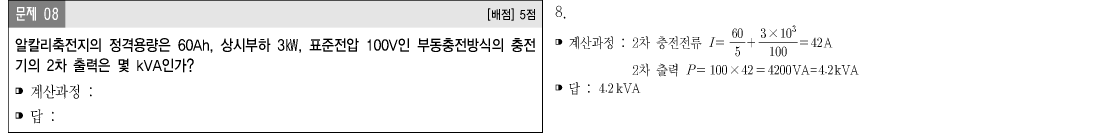
#> input picture 2010년1회/2010년1회_08.png, 3304 x 398 px (shown at 1/3 size); its folder holds 4 pictures in this run
$ python resize_canvas_and_pad.py
#> lines starting #> are read from the running program, lines starting #| are printed output that depends on the picture
import os
from PIL import Image

def resize_canvas_and_pad(input_folder, output_folder, target_height, bg_color=(255, 255, 255)):
    """
    폴더 내 모든 이미지의 캔버스 높이를 특정 픽셀 길이로 늘리고,
    이미지를 상단에 배치한 후 남는 하단 공간을 흰색으로 채워 새 폴더에 저장합니다.

    Args:
        input_folder (str): 원본 이미지가 저장된 폴더의 경로
        output_folder (str): 처리된 이미지를 저장할 폴더의 경로
        target_height (int): 변경하고자 하는 캔버스의 목표 높이 (픽셀)
        bg_color (tuple): 채워질 배경색 (R, G, B), 기본값은 흰색
    """
#> called with input_folder = '2010년1회', output_folder = '2010년1회-padded', target_height = 2047, bg_color = (255, 255, 255)

    # 지원하는 이미지 파일 확장자 목록
    supported_extensions = ('.jpg', '.jpeg', '.png', '.gif', '.bmp')

    # 입력 폴더 존재 여부 확인
    if not os.path.isdir(input_folder):
        print(f"오류: 입력 폴더 '{input_folder}'를 찾을 수 없습니다.")
        return

    # 출력 폴더 생성 (이미 존재하면 만들지 않음)
    if not os.path.exists(output_folder):
        os.makedirs(output_folder)
        print(f"출력 폴더 '{output_folder}'를 생성했습니다.")
    else:
        print(f"출력 폴더 '{output_folder}'가 이미 존재합니다.")

    print(f"'{input_folder}' 폴더의 이미지를 처리 중...")

    processed_count = 0
    # 폴더 내 파일 목록을 순회
    for filename in os.listdir(input_folder):
        # 파일 확장자가 이미지인지 확인 (대소문자 무시)
        if filename.lower().endswith(supported_extensions):
            input_file_path = os.path.join(input_folder, filename)
            output_file_path = os.path.join(output_folder, filename)

            try:
                with Image.open(input_file_path).convert("RGB") as img: # PNG의 투명도를 흰색으로 채우기 위해 RGB로 변환
#> img is the input picture: PIL image 3304x398 RGB; min 0, max 255, mean 242.5
                    original_width, original_height = img.size
#> original_width = 3304; original_height = 398

                    # 목표 높이가 원본 높이보다 작으면 처리하지 않음 (또는 잘라내기 로직 추가 가능)
                    if target_height < original_height:
                        print(f"경고: '{filename}' 파일의 목표 높이({target_height}px)가 원본 높이({original_height}px)보다 작습니다. 건너뜁니다.")
                        continue

                    # 새 캔버스 생성 (원본 너비, 목표 높이)
                    new_img = Image.new("RGB", (original_width, target_height), bg_color)
#> new_img: PIL image 3304x2047 RGB; every value is 255

                    # 원본 이미지를 새 캔버스 상단에 붙여넣기
                    new_img.paste(img, (0, 0)) # (0, 0)은 좌측 상단 좌표
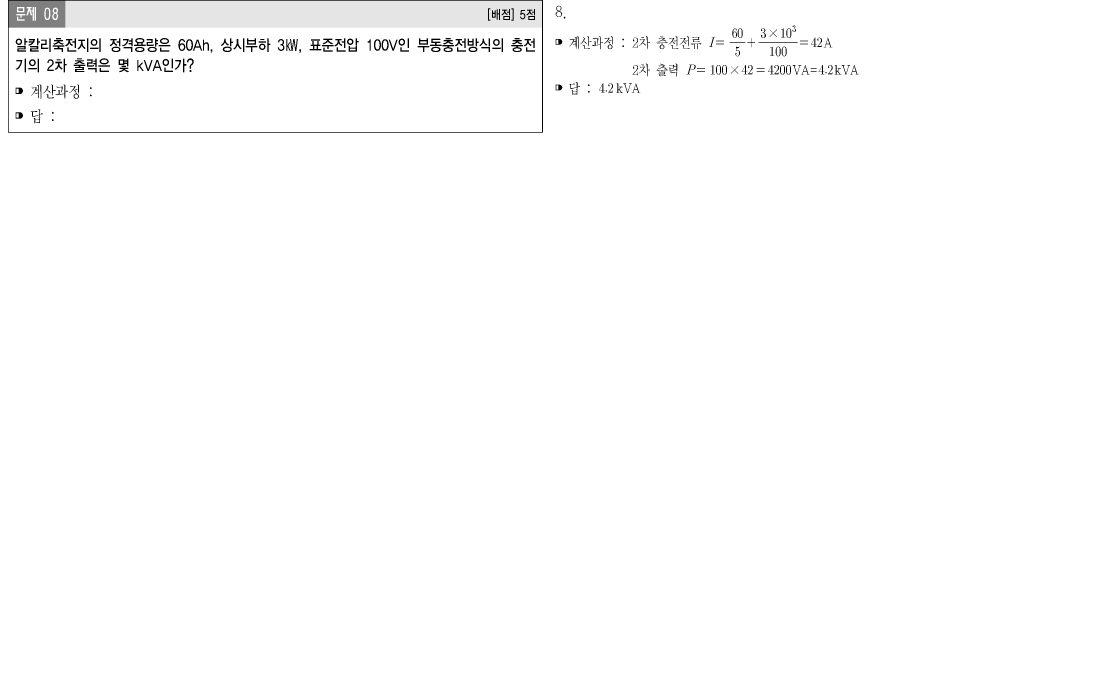
#> new_img: PIL image 3304x2047 RGB (shown at 1/3 size); min 0, max 255, mean 252.6

                    # 새 이미지 저장
                    new_img.save(output_file_path)
                    print(f"'{filename}' 처리 완료 및 '{output_file_path}'에 저장.")
                    processed_count += 1

            except Exception as e:
                print(f"오류: '{filename}' 파일을 처리하는 중 오류가 발생했습니다. ({e})")
#> pass 2 of the loop in resize_canvas_and_pad, `for filename in os.listdir(input_folder):`:
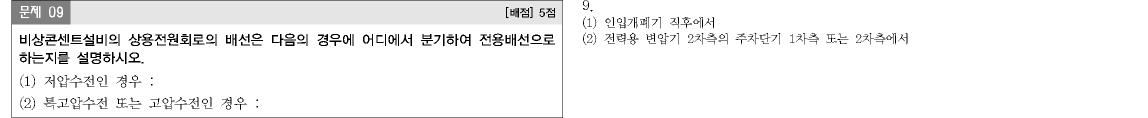
#> input picture 2010년1회/2010년1회_09.png, 2296 x 236 px (shown at 1/2 size)
#> in resize_canvas_and_pad, img is the input picture: PIL image 2296x236 RGB; min 0, max 255, mean 242.8
#> in resize_canvas_and_pad, `new_img.paste(img, (0, 0))`:
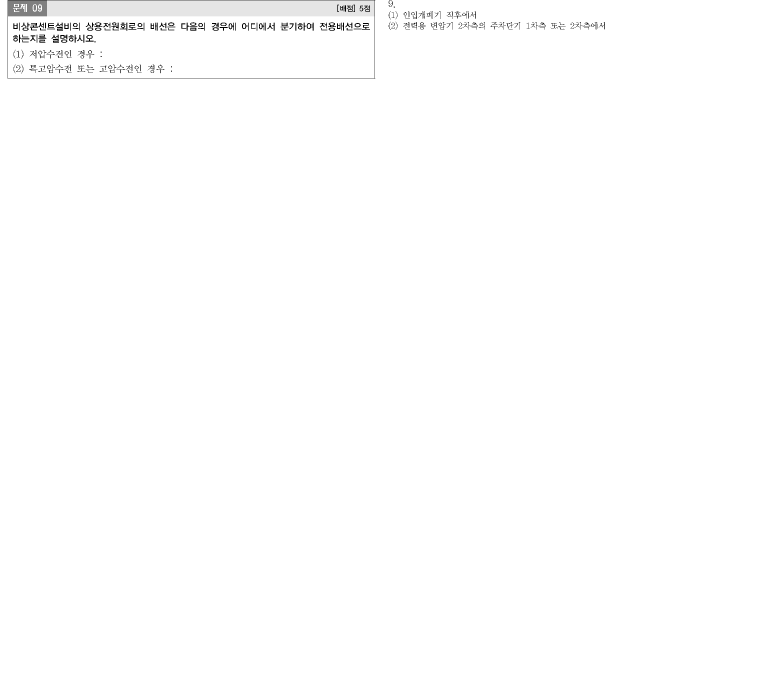
#> new_img: PIL image 2296x2047 RGB (shown at 1/3 size); min 0, max 255, mean 253.6
#> pass 3 of the loop in resize_canvas_and_pad, `for filename in os.listdir(input_folder):`:
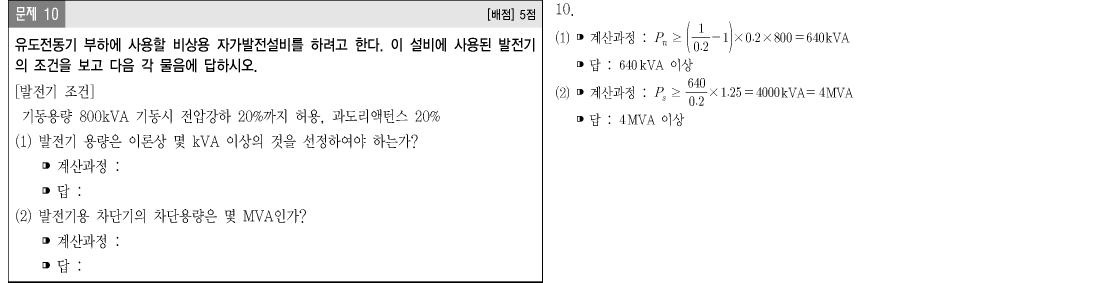
#> input picture 2010년1회/2010년1회_10.png, 3304 x 847 px (shown at 1/3 size)
#> in resize_canvas_and_pad, img is the input picture: PIL image 3304x847 RGB; min 0, max 255, mean 246.1
#> in resize_canvas_and_pad, `new_img.paste(img, (0, 0))`:
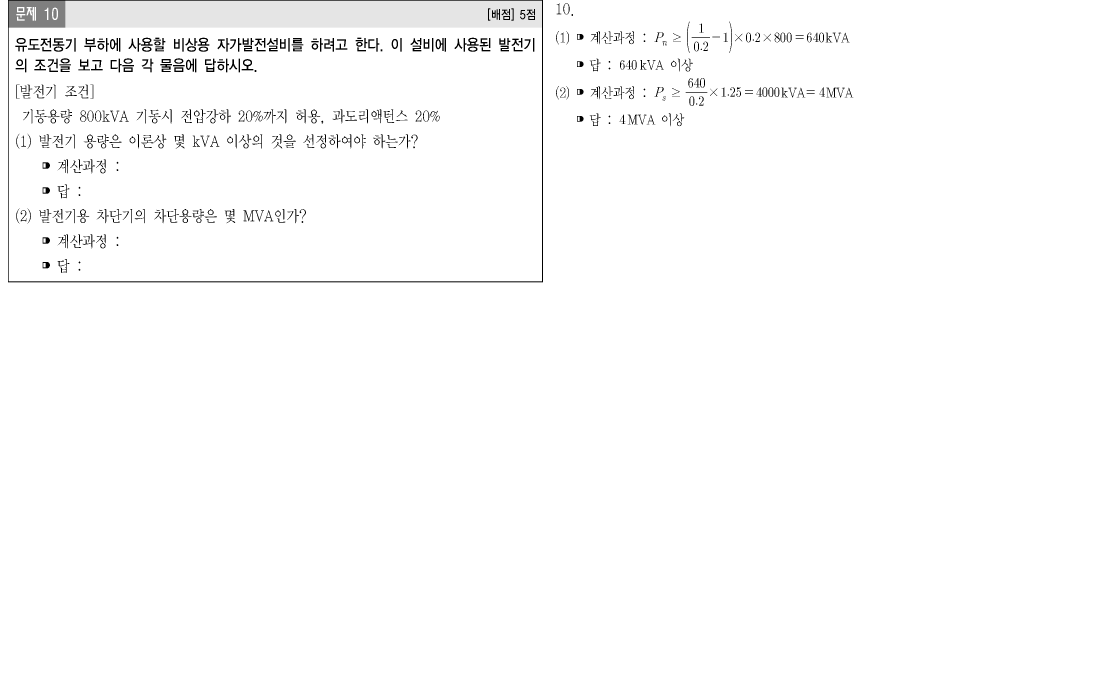
#> new_img: PIL image 3304x2047 RGB (shown at 1/3 size); min 0, max 255, mean 251.3
#> the loop made 4 passes; the first 3 are shown

    print(f"\n총 {processed_count}개의 이미지 처리가 완료되었습니다.")
    if processed_count == 0:
        print("처리된 이미지가 없거나, 지정된 조건에 맞는 이미지가 없었습니다.")

# --- 사용 예시 ---
# 원본 이미지가 있는 폴더
input_folder_path = '2010년1회'
# 처리된 이미지를 저장할 새 폴더
output_folder_path = '2010년1회-padded'
# 캔버스의 목표 높이 (예: 1000픽셀)
desired_canvas_height = 2047
# 배경색 (선택 사항, 기본값은 흰색)
# bg_color_rgb = (255, 255, 255) # 흰색 (기본값)
# bg_color_rgb = (0, 0, 0)     # 검은색
# bg_color_rgb = (255, 0, 0)   # 빨간색

resize_canvas_and_pad(input_folder_path, output_folder_path, desired_canvas_height)
